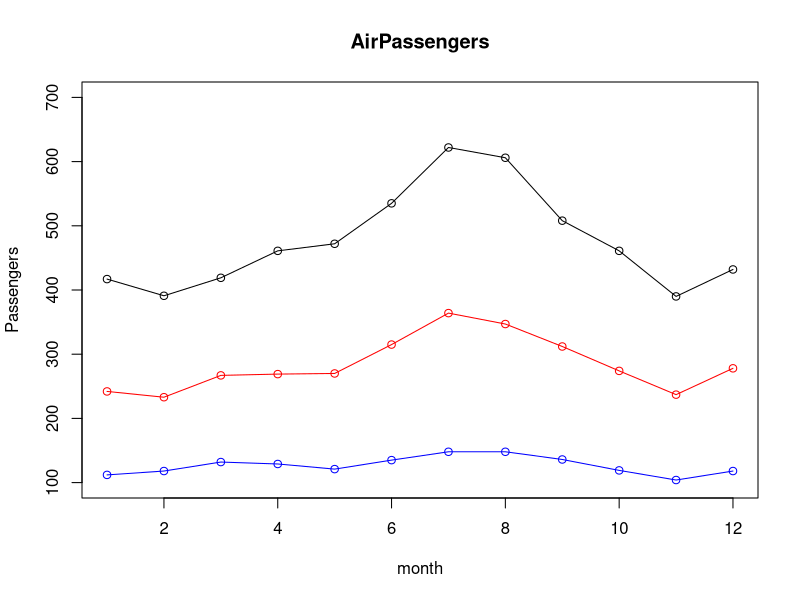

Generate this figure with R:
# The number of passengers are listed between 1949 and 1960 on the AirPassengers dataset.
# draw the line graphs by months of 1949, 1955 and 1960 of the dataset and use different colors.

View(AirPassengers)
window(AirPassengers, 1949, c(1949, 12))
?window
month <- 1:12
years.1949 <- window(AirPassengers, 1949, c(1949, 12))
years.1955 <- window(AirPassengers, 1955, c(1955, 12))
years.1960 <- window(AirPassengers, 1960, c(1960, 12))

plot(month,years.1949,
     type='o',
     col='blue',
     ylim=c(100,700),   # y values (min, max)
     main='AirPassengers',
     ylab='Passengers')
lines(month,years.1955,
      type='o',
      col='red',)
lines(month,years.1960,
      type='o',
      col='black',)
